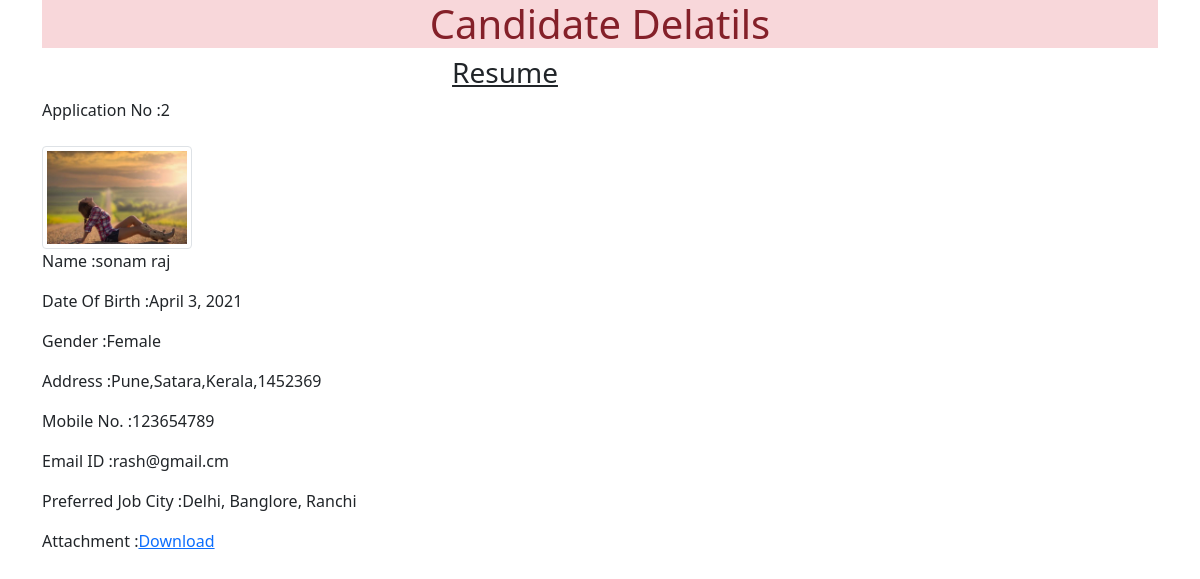
/2, run on the app's committed database.
### app/models.py (models this page shows)
class Resume(models.Model):
    name=models.CharField(max_length=100)
    dob=models.DateField(auto_now=False,auto_now_add=False)
    gender=models.CharField(max_length=100)
    locality=models.CharField(max_length=100)
    city=models.CharField(max_length=100)
    pin=models.PositiveIntegerField()
    state=models.CharField(choices=STATE_CHOICE,max_length=50)
    mobile=models.PositiveIntegerField()
    email=models.EmailField()
    job_city=models.CharField(max_length=50)
    profile_image=models.ImageField(upload_to='profileimg',blank=True)
    my_file=models.FileField(upload_to='doc',blank=True)

### app/views.py (the view)
# urls.py: path('<int:pk>',views.CandidateView.as_view(),name='candidate_page')
class CandidateView(View):
    def get(self,request,pk):
        candidate=Resume.objects.get(pk=pk)
        return render(request,'candidate.html',{'candidate':candidate})

### app/templatetags/myfilter.py (called while the page is built)
@register.filter(name='remove_special')
def remove_chars(value,args):
    for character in args:
        value=value.replace(character,"")
    return value

### Templates/candidate.html (shortened to what this page needs)
<!DOCTYPE html>
{% load myfilter %}
<html lang="en">
<head>
    <link href="https://cdn.jsdelivr.net/npm/bootstrap@5.0.0-beta2/dist/css/bootstrap.min.css" rel="stylesheet">
</head>
<body>
  <div class="container">
    <h1 class="alert-danger text-center">Candidate Delatils</h1>
    <div class="row">
      <div class="col-sm-10">
        <h3 class="text-center"><u>Resume</u></h3>
          <p>Application No :{{candidate.id}}</p>
          <img src="{{candidate.profile_image.url}}" alt="" class="img-fluid img-thumbnail mt-2" width="150" height="150">
          <p>Name :{{candidate.name}}</p>
          <p>Date Of Birth :{{candidate.dob}}</p>
          <p>Gender :{{candidate.gender}}</p>
          <p>Address :{{candidate.locality}},{{candidate.city}},{{candidate.state}},{{candidate.pin}}</p>
          <p>Mobile No. :{{candidate.mobile}}</p>
          <p>Email ID :{{candidate.email}}</p>
          <p>Preferred Job City :{{candidate.job_city|remove_special:"[]'"}}</p>
          <p>Attachment :<a href= "{{candidate.my_file.url}}">Download</a></p>
      </div>
    </div>
  </div>
</body>
</html>

### data on the page
Resume: id "2", profile_image (picture), name "sonam raj", dob "April 3, 2021", gender "Female", locality "Pune", city "Satara", state "Kerala", pin "1452369", mobile "123654789", email "rash@gmail.cm", job_city|remove_special "Delhi, Banglore, Ranchi"
